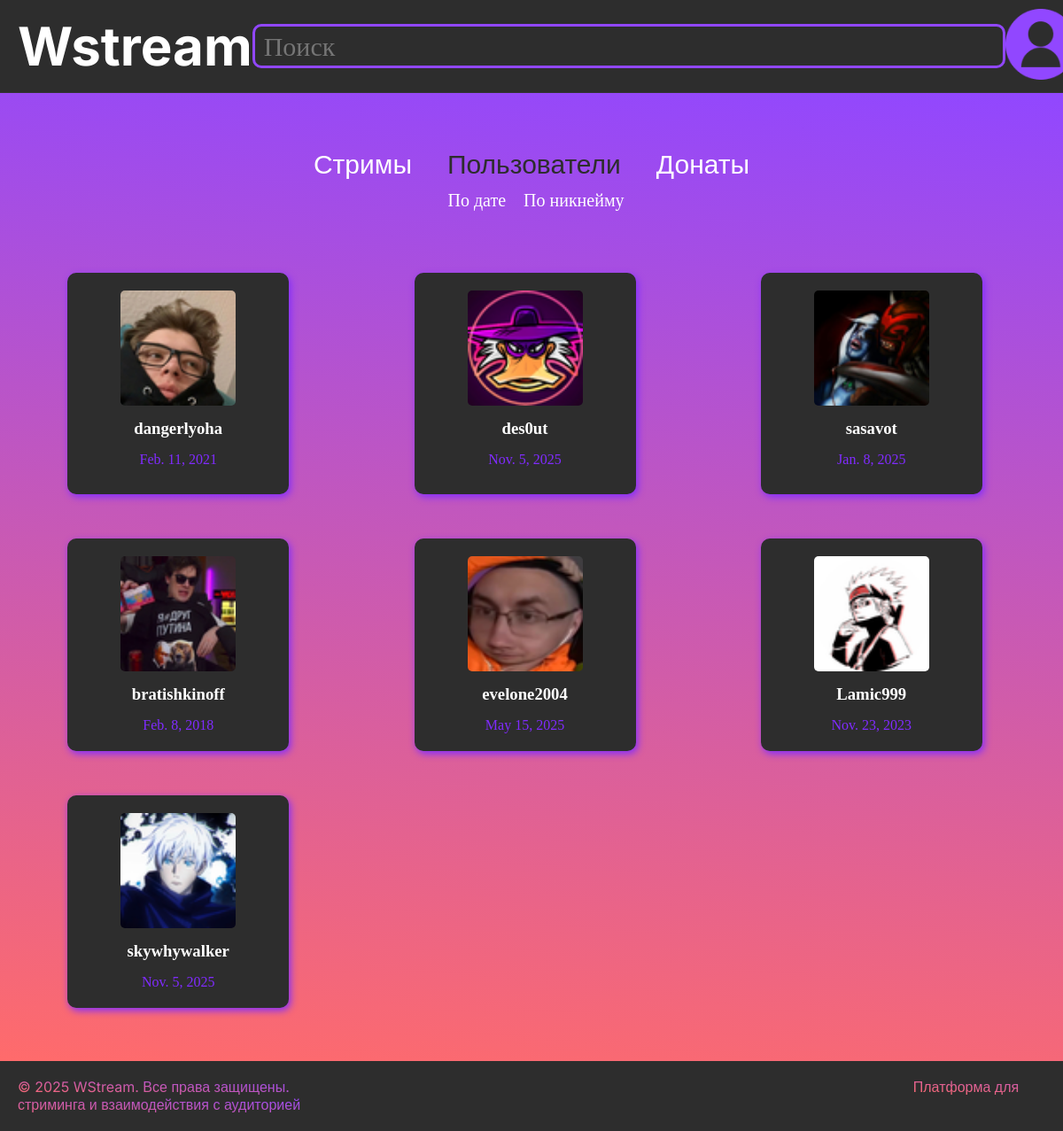
Screenshot of /Users/ with the database file from the repository.
### first_app/models.py (models this page shows, shortened)
class Users(models.Model):
    rol = [
    ("Админ", "Админ"),
    ("Модератор", "Модератор"),
    ("Обычный пользователь", "Обычный пользователь")
]
    user_name = models.CharField(verbose_name='имя пользователя', max_length=30)
    email = models.EmailField("Почта", max_length=100)
    hash_particle = models.CharField('Хэш', max_length=100)
    registration_date = models.DateField("Дата регистрации")
    avatar = models.ImageField('Автарка', upload_to='users_photos/', null=True, blank=True)
    nickname = models.CharField("Никнейм", max_length=50)
    roles = models.CharField('Роль', max_length=50, choices=rol)
    class Meta:
        verbose_name = "Пользователь"
        verbose_name_plural = "Пользователи"

### first_app/views.py (the view)
# urls.py: path('Users/', page4, name='page4'),
def page4(request):
    sort_by = request.GET.get('sort', '')
    if sort_by == 'nickname':
        users = Users.objects.all().order_by(Lower('nickname'))
    elif sort_by == 'date':
        users = Users.objects.all().order_by('-registration_date')
    else:
        users = Users.objects.all()
    search_history = request.session.get('search_history', [])
    return render(request, 'four.html', {
        'users': users,
        'current_sort': sort_by,
        'search_history': search_history
    })

### first_app/templates/four.html
{% extends "main.html" %}
{% load static %}
{% block main %}
<div class="container">
    <section class="catalog">
        <ul class="filter-list">
            <li class="filter-item">
                <a class="link-filter" href="{% url 'page2' %}">
                    Стримы
                </a>
            </li>
            <li class="filter-item">
                <a class="link-filter active" href="{% url 'page4' %}">
                    Пользователи
                </a>
            </li>
            <li class="filter-item">
                <a class="link-filter" href="{% url 'page3' %}">
                    Донаты
                </a>
            </li>
        </ul>
        <ul class="filtrii">
            <li class="filtrii-item">
                <a href="?sort=date" class="filtrii-link {% if current_sort == 'date' %}active{% endif %}">
                    По дате
                </a>
            </li>
            <li class="filtrii-item">
                <a href="?sort=nickname" class="filtrii-link {% if current_sort == 'nickname' %}active{% endif %}">
                    По никнейму
                </a>
            </li>
        </ul>
    </section>
    <section class="users">
        <div class="useres-list">
            {% for user in users %}
            <div class="user-item">
                {% if user.avatar %}
                <img src="{{ user.avatar.url }}" alt="аватарка" class="user-avatar">
                {% else %}
                <img src="{% static 'images-maz/avatarkf-lyohi.png' %}" alt="аватарка" class="user-avatar">
                {% endif %}
                <a href="{% url 'page5' user.id %}" class="nivkname-link">
                    <h3 class="nickname">{{ user.nickname }}</h3>
                </a>
                <p class="count-subjects">{{ user.registration_date }}</p>
            </div>
            {% endfor %}
        </div>
    </section>
</div>
{% endblock %}

### first_app/static/css/stylees.css (style rules this page uses)
body { color: #ffffff; min-height: 100vh; }
* { margin: 0; box-sizing: border-box; }
a { text-decoration: none; color: #ffffff }
.container { max-width: 1500px; margin: 0 auto; }
.catalog { margin-bottom: 70px; }
.filter-list { display: flex; justify-content: center; margin-bottom: 20px; list-style: none; }
.filter-item { margin-right: 40px; font-size: 30px; line-height: 20px; font-family: "Inter", sans-serif; }
.active { color: #2d2d2d; }
.user-item { display: flex; flex-direction: column; background-color: #2d2d2d; width: 250px; padding: 20px; border-radius: 10px; gap: 15px; color: #802bff; box-shadow: 2px 3px 9px #802bff; }
.user-avatar { width: 130px; height: 130px; align-self: center; border-radius: 5px; }
.filtrii-link { font-size: 20px; position: relative; right: 15px; transition: all 0.6s; }
.useres-list { display: grid; gap: 50px; grid-template-columns: repeat(auto-fill, 265px); grid-template-rows: repeat(auto-fill, 250px); max-width: 1500px; justify-content: space-evenly; }
.users { margin-top: 50px; }
.filtrii { display: flex; justify-content: center; gap: 20px; }
.filtrii-item { list-style: none; }

### rows the page displays
Users: avatar (picture), nickname "dangerlyoha", registration_date "Feb. 11, 2021"
Users: avatar (picture), nickname "des0ut", registration_date "Nov. 5, 2025"
Users: avatar (picture), nickname "sasavot", registration_date "Jan. 8, 2025"
Users: avatar (picture), nickname "bratishkinoff", registration_date "Feb. 8, 2018"
Users: avatar (picture), nickname "evelone2004", registration_date "May 15, 2025"
Users: avatar (picture), nickname "Lamic999", registration_date "Nov. 23, 2023"
Users: avatar (picture), nickname "skywhywalker", registration_date "Nov. 5, 2025"
